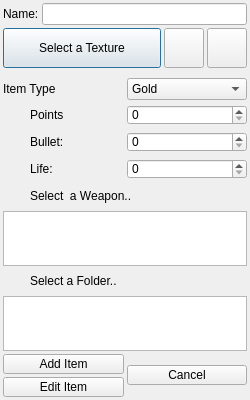
<?xml version="1.0" encoding="UTF-8"?>
<ui version="4.0">
 <class>QOmgItemDialog</class>
 <widget class="QDialog" name="QOmgItemDialog">
  <property name="geometry">
   <rect>
    <x>0</x>
    <y>0</y>
    <width>250</width>
    <height>400</height>
   </rect>
  </property>
  <property name="minimumSize">
   <size>
    <width>250</width>
    <height>300</height>
   </size>
  </property>
  <property name="maximumSize">
   <size>
    <width>250</width>
    <height>1000</height>
   </size>
  </property>
  <property name="windowTitle">
   <string>Dialog</string>
  </property>
  <layout class="QVBoxLayout" name="verticalLayout_3">
   <property name="spacing">
    <number>3</number>
   </property>
   <property name="leftMargin">
    <number>3</number>
   </property>
   <property name="topMargin">
    <number>3</number>
   </property>
   <property name="rightMargin">
    <number>3</number>
   </property>
   <property name="bottomMargin">
    <number>3</number>
   </property>
   <item>
    <layout class="QHBoxLayout" name="horizontalLayout_3">
     <item>
      <widget class="QLabel" name="label_2">
       <property name="text">
        <string>Name:</string>
       </property>
      </widget>
     </item>
     <item>
      <widget class="QLineEdit" name="_name"/>
     </item>
    </layout>
   </item>
   <item>
    <layout class="QHBoxLayout" name="horizontalLayout_9">
     <item>
      <widget class="QPushButton" name="_pb_textures">
       <property name="minimumSize">
        <size>
         <width>82</width>
         <height>40</height>
        </size>
       </property>
       <property name="maximumSize">
        <size>
         <width>16777215</width>
         <height>80</height>
        </size>
       </property>
       <property name="styleSheet">
        <string notr="true"/>
       </property>
       <property name="text">
        <string>Select a Texture</string>
       </property>
       <property name="icon">
        <iconset>
         <normaloff>:/Media/item.png</normaloff>:/Media/item.png</iconset>
       </property>
       <property name="iconSize">
        <size>
         <width>32</width>
         <height>32</height>
        </size>
       </property>
      </widget>
     </item>
     <item>
      <widget class="QPushButton" name="deleteTextures">
       <property name="minimumSize">
        <size>
         <width>40</width>
         <height>40</height>
        </size>
       </property>
       <property name="maximumSize">
        <size>
         <width>40</width>
         <height>40</height>
        </size>
       </property>
       <property name="text">
        <string/>
       </property>
       <property name="icon">
        <iconset>
         <normaloff>:/Media/delete.png</normaloff>:/Media/delete.png</iconset>
       </property>
       <property name="iconSize">
        <size>
         <width>32</width>
         <height>32</height>
        </size>
       </property>
      </widget>
     </item>
     <item>
      <widget class="QPushButton" name="texturesEqual">
       <property name="minimumSize">
        <size>
         <width>40</width>
         <height>40</height>
        </size>
       </property>
       <property name="maximumSize">
        <size>
         <width>40</width>
         <height>16777215</height>
        </size>
       </property>
       <property name="text">
        <string/>
       </property>
       <property name="icon">
        <iconset>
         <normaloff>:/Media/equal.png</normaloff>:/Media/equal.png</iconset>
       </property>
       <property name="iconSize">
        <size>
         <width>32</width>
         <height>32</height>
        </size>
       </property>
      </widget>
     </item>
    </layout>
   </item>
   <item>
    <widget class="QColorButton" name="widget" native="true"/>
   </item>
   <item>
    <layout class="QHBoxLayout" name="horizontalLayout_7">
     <property name="topMargin">
      <number>4</number>
     </property>
     <item>
      <widget class="QLabel" name="label_8">
       <property name="text">
        <string>Item Type</string>
       </property>
      </widget>
     </item>
     <item>
      <widget class="QComboBox" name="cbItemType">
       <property name="minimumSize">
        <size>
         <width>120</width>
         <height>0</height>
        </size>
       </property>
       <property name="maximumSize">
        <size>
         <width>120</width>
         <height>16777215</height>
        </size>
       </property>
       <item>
        <property name="text">
         <string>Gold</string>
        </property>
       </item>
       <item>
        <property name="text">
         <string>Health</string>
        </property>
       </item>
       <item>
        <property name="text">
         <string>Ammo</string>
        </property>
       </item>
      </widget>
     </item>
    </layout>
   </item>
   <item>
    <layout class="QHBoxLayout" name="horizontalLayout_6">
     <item>
      <widget class="QLabel" name="pointsIcon">
       <property name="minimumSize">
        <size>
         <width>24</width>
         <height>24</height>
        </size>
       </property>
       <property name="maximumSize">
        <size>
         <width>24</width>
         <height>24</height>
        </size>
       </property>
       <property name="text">
        <string/>
       </property>
       <property name="pixmap">
        <pixmap>:/Media/plus.png</pixmap>
       </property>
       <property name="scaledContents">
        <bool>true</bool>
       </property>
       <property name="alignment">
        <set>Qt::AlignCenter</set>
       </property>
      </widget>
     </item>
     <item>
      <widget class="QLabel" name="pointsLabel">
       <property name="text">
        <string>Points</string>
       </property>
      </widget>
     </item>
     <item>
      <widget class="QSpinBox" name="pointsSpin">
       <property name="minimumSize">
        <size>
         <width>120</width>
         <height>20</height>
        </size>
       </property>
       <property name="maximumSize">
        <size>
         <width>120</width>
         <height>20</height>
        </size>
       </property>
       <property name="maximum">
        <number>1000</number>
       </property>
      </widget>
     </item>
    </layout>
   </item>
   <item>
    <layout class="QHBoxLayout" name="horizontalLayout_8">
     <item>
      <widget class="QLabel" name="bulletIcon">
       <property name="minimumSize">
        <size>
         <width>24</width>
         <height>24</height>
        </size>
       </property>
       <property name="maximumSize">
        <size>
         <width>24</width>
         <height>24</height>
        </size>
       </property>
       <property name="text">
        <string/>
       </property>
       <property name="pixmap">
        <pixmap>:/Media/bullet.png</pixmap>
       </property>
       <property name="scaledContents">
        <bool>true</bool>
       </property>
       <property name="alignment">
        <set>Qt::AlignCenter</set>
       </property>
      </widget>
     </item>
     <item>
      <widget class="QLabel" name="bulletLabel">
       <property name="text">
        <string>Bullet:</string>
       </property>
      </widget>
     </item>
     <item>
      <widget class="QSpinBox" name="bulletSpin">
       <property name="minimumSize">
        <size>
         <width>120</width>
         <height>20</height>
        </size>
       </property>
       <property name="maximumSize">
        <size>
         <width>120</width>
         <height>20</height>
        </size>
       </property>
       <property name="maximum">
        <number>1000</number>
       </property>
       <property name="singleStep">
        <number>5</number>
       </property>
      </widget>
     </item>
    </layout>
   </item>
   <item>
    <layout class="QHBoxLayout" name="horizontalLayout_5">
     <item>
      <widget class="QLabel" name="healthIcon">
       <property name="minimumSize">
        <size>
         <width>24</width>
         <height>24</height>
        </size>
       </property>
       <property name="maximumSize">
        <size>
         <width>24</width>
         <height>24</height>
        </size>
       </property>
       <property name="text">
        <string/>
       </property>
       <property name="pixmap">
        <pixmap>:/Media/mbag.png</pixmap>
       </property>
       <property name="scaledContents">
        <bool>true</bool>
       </property>
       <property name="alignment">
        <set>Qt::AlignCenter</set>
       </property>
      </widget>
     </item>
     <item>
      <widget class="QLabel" name="healthLabel">
       <property name="text">
        <string>Life:</string>
       </property>
      </widget>
     </item>
     <item>
      <widget class="QSpinBox" name="healthSpin">
       <property name="minimumSize">
        <size>
         <width>120</width>
         <height>20</height>
        </size>
       </property>
       <property name="maximumSize">
        <size>
         <width>120</width>
         <height>20</height>
        </size>
       </property>
       <property name="maximum">
        <number>1000</number>
       </property>
       <property name="singleStep">
        <number>5</number>
       </property>
      </widget>
     </item>
    </layout>
   </item>
   <item>
    <layout class="QHBoxLayout" name="horizontalLayout_4">
     <item>
      <widget class="QLabel" name="weaponIcon">
       <property name="minimumSize">
        <size>
         <width>24</width>
         <height>24</height>
        </size>
       </property>
       <property name="maximumSize">
        <size>
         <width>24</width>
         <height>24</height>
        </size>
       </property>
       <property name="text">
        <string/>
       </property>
       <property name="pixmap">
        <pixmap>:/Media/gun.png</pixmap>
       </property>
       <property name="scaledContents">
        <bool>true</bool>
       </property>
      </widget>
     </item>
     <item>
      <widget class="QLabel" name="weaponLabel">
       <property name="text">
        <string>Select  a Weapon..</string>
       </property>
      </widget>
     </item>
    </layout>
   </item>
   <item>
    <widget class="QListWidget" name="weaponList">
     <property name="minimumSize">
      <size>
       <width>0</width>
       <height>50</height>
      </size>
     </property>
     <property name="maximumSize">
      <size>
       <width>16777215</width>
       <height>16777215</height>
      </size>
     </property>
    </widget>
   </item>
   <item>
    <layout class="QVBoxLayout" name="verticalLayout_2">
     <item>
      <layout class="QHBoxLayout" name="horizontalLayout_2">
       <item>
        <widget class="QLabel" name="label">
         <property name="minimumSize">
          <size>
           <width>24</width>
           <height>24</height>
          </size>
         </property>
         <property name="maximumSize">
          <size>
           <width>24</width>
           <height>24</height>
          </size>
         </property>
         <property name="text">
          <string/>
         </property>
         <property name="pixmap">
          <pixmap>:/Media/folder.png</pixmap>
         </property>
         <property name="scaledContents">
          <bool>true</bool>
         </property>
        </widget>
       </item>
       <item>
        <widget class="QLabel" name="label_3">
         <property name="text">
          <string>Select a Folder..</string>
         </property>
        </widget>
       </item>
      </layout>
     </item>
     <item>
      <widget class="QListWidget" name="folderList">
       <property name="minimumSize">
        <size>
         <width>0</width>
         <height>50</height>
        </size>
       </property>
       <property name="maximumSize">
        <size>
         <width>16777215</width>
         <height>16777215</height>
        </size>
       </property>
      </widget>
     </item>
    </layout>
   </item>
   <item>
    <layout class="QHBoxLayout" name="horizontalLayout">
     <item>
      <layout class="QVBoxLayout" name="verticalLayout">
       <item>
        <widget class="QPushButton" name="_newItem">
         <property name="minimumSize">
          <size>
           <width>82</width>
           <height>20</height>
          </size>
         </property>
         <property name="maximumSize">
          <size>
           <width>16777215</width>
           <height>20</height>
          </size>
         </property>
         <property name="styleSheet">
          <string notr="true"/>
         </property>
         <property name="text">
          <string>Add Item</string>
         </property>
         <property name="icon">
          <iconset>
           <normaloff>:/Media/add.png</normaloff>:/Media/add.png</iconset>
         </property>
        </widget>
       </item>
       <item>
        <widget class="QPushButton" name="_editItem">
         <property name="minimumSize">
          <size>
           <width>82</width>
           <height>20</height>
          </size>
         </property>
         <property name="maximumSize">
          <size>
           <width>16777215</width>
           <height>20</height>
          </size>
         </property>
         <property name="styleSheet">
          <string notr="true"/>
         </property>
         <property name="text">
          <string>Edit Item</string>
         </property>
         <property name="icon">
          <iconset>
           <normaloff>:/Media/edit.png</normaloff>:/Media/edit.png</iconset>
         </property>
        </widget>
       </item>
      </layout>
     </item>
     <item>
      <widget class="QPushButton" name="_cancel">
       <property name="sizePolicy">
        <sizepolicy hsizetype="Minimum" vsizetype="Fixed">
         <horstretch>0</horstretch>
         <verstretch>0</verstretch>
        </sizepolicy>
       </property>
       <property name="minimumSize">
        <size>
         <width>0</width>
         <height>20</height>
        </size>
       </property>
       <property name="maximumSize">
        <size>
         <width>16777215</width>
         <height>20</height>
        </size>
       </property>
       <property name="text">
        <string>Cancel</string>
       </property>
       <property name="icon">
        <iconset>
         <normaloff>:/Media/delete.png</normaloff>:/Media/delete.png</iconset>
       </property>
      </widget>
     </item>
    </layout>
   </item>
  </layout>
 </widget>
 <customwidgets>
  <customwidget>
   <class>QColorButton</class>
   <extends>QWidget</extends>
   <header>QColorButton.h</header>
   <container>1</container>
  </customwidget>
 </customwidgets>
 <resources>
  <include location="images.qrc"/>
 </resources>
 <connections/>
</ui>
